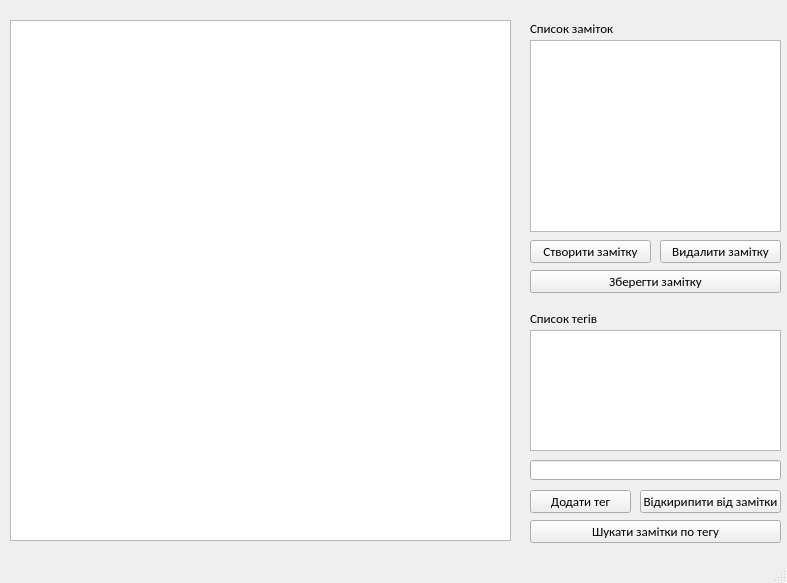
<?xml version="1.0" encoding="UTF-8"?>
<ui version="4.0">
 <class>MainWindow</class>
 <widget class="QMainWindow" name="MainWindow">
  <property name="geometry">
   <rect>
    <x>0</x>
    <y>0</y>
    <width>787</width>
    <height>583</height>
   </rect>
  </property>
  <property name="cursor">
   <cursorShape>CrossCursor</cursorShape>
  </property>
  <property name="windowTitle">
   <string>MainWindow</string>
  </property>
  <widget class="QWidget" name="centralwidget">
   <widget class="QLabel" name="label">
    <property name="geometry">
     <rect>
      <x>530</x>
      <y>20</y>
      <width>101</width>
      <height>16</height>
     </rect>
    </property>
    <property name="font">
     <font>
      <family>Calibri</family>
      <pointsize>10</pointsize>
     </font>
    </property>
    <property name="text">
     <string>Список заміток</string>
    </property>
   </widget>
   <widget class="QTextEdit" name="textEdit">
    <property name="geometry">
     <rect>
      <x>10</x>
      <y>20</y>
      <width>501</width>
      <height>521</height>
     </rect>
    </property>
    <property name="font">
     <font>
      <family>Calibri</family>
      <pointsize>10</pointsize>
     </font>
    </property>
   </widget>
   <widget class="QListWidget" name="listWidget">
    <property name="geometry">
     <rect>
      <x>530</x>
      <y>40</y>
      <width>251</width>
      <height>192</height>
     </rect>
    </property>
    <property name="font">
     <font>
      <family>Calibri</family>
      <pointsize>10</pointsize>
     </font>
    </property>
   </widget>
   <widget class="QListWidget" name="listWidget_2">
    <property name="geometry">
     <rect>
      <x>530</x>
      <y>330</y>
      <width>251</width>
      <height>121</height>
     </rect>
    </property>
    <property name="font">
     <font>
      <family>Calibri</family>
      <pointsize>10</pointsize>
     </font>
    </property>
   </widget>
   <widget class="QPushButton" name="pushButton">
    <property name="geometry">
     <rect>
      <x>530</x>
      <y>240</y>
      <width>121</width>
      <height>23</height>
     </rect>
    </property>
    <property name="font">
     <font>
      <family>Calibri</family>
      <pointsize>10</pointsize>
     </font>
    </property>
    <property name="text">
     <string>Створити замітку</string>
    </property>
   </widget>
   <widget class="QPushButton" name="pushButton_2">
    <property name="geometry">
     <rect>
      <x>660</x>
      <y>240</y>
      <width>121</width>
      <height>23</height>
     </rect>
    </property>
    <property name="font">
     <font>
      <family>Calibri</family>
      <pointsize>10</pointsize>
     </font>
    </property>
    <property name="text">
     <string>Видалити замітку</string>
    </property>
   </widget>
   <widget class="QPushButton" name="pushButton_3">
    <property name="geometry">
     <rect>
      <x>530</x>
      <y>270</y>
      <width>251</width>
      <height>23</height>
     </rect>
    </property>
    <property name="font">
     <font>
      <family>Calibri</family>
      <pointsize>10</pointsize>
     </font>
    </property>
    <property name="text">
     <string>Зберегти замітку</string>
    </property>
   </widget>
   <widget class="QPushButton" name="pushButton_4">
    <property name="geometry">
     <rect>
      <x>530</x>
      <y>490</y>
      <width>101</width>
      <height>23</height>
     </rect>
    </property>
    <property name="font">
     <font>
      <family>Calibri</family>
      <pointsize>10</pointsize>
     </font>
    </property>
    <property name="text">
     <string>Додати тег</string>
    </property>
   </widget>
   <widget class="QPushButton" name="pushButton_5">
    <property name="geometry">
     <rect>
      <x>640</x>
      <y>490</y>
      <width>141</width>
      <height>23</height>
     </rect>
    </property>
    <property name="font">
     <font>
      <family>Calibri</family>
      <pointsize>10</pointsize>
     </font>
    </property>
    <property name="text">
     <string>Відкирипити від замітки</string>
    </property>
   </widget>
   <widget class="QPushButton" name="pushButton_6">
    <property name="geometry">
     <rect>
      <x>530</x>
      <y>520</y>
      <width>251</width>
      <height>23</height>
     </rect>
    </property>
    <property name="font">
     <font>
      <family>Calibri</family>
      <pointsize>10</pointsize>
     </font>
    </property>
    <property name="text">
     <string>Шукати замітки по тегу</string>
    </property>
   </widget>
   <widget class="QLineEdit" name="lineEdit">
    <property name="geometry">
     <rect>
      <x>530</x>
      <y>460</y>
      <width>251</width>
      <height>20</height>
     </rect>
    </property>
    <property name="font">
     <font>
      <family>Calibri</family>
      <pointsize>10</pointsize>
     </font>
    </property>
   </widget>
   <widget class="QLabel" name="label_2">
    <property name="geometry">
     <rect>
      <x>530</x>
      <y>310</y>
      <width>101</width>
      <height>16</height>
     </rect>
    </property>
    <property name="font">
     <font>
      <family>Calibri</family>
      <pointsize>10</pointsize>
     </font>
    </property>
    <property name="text">
     <string>Список тегів</string>
    </property>
   </widget>
  </widget>
  <widget class="QMenuBar" name="menubar">
   <property name="geometry">
    <rect>
     <x>0</x>
     <y>0</y>
     <width>787</width>
     <height>21</height>
    </rect>
   </property>
  </widget>
  <widget class="QStatusBar" name="statusbar"/>
 </widget>
 <resources/>
 <connections/>
</ui>
